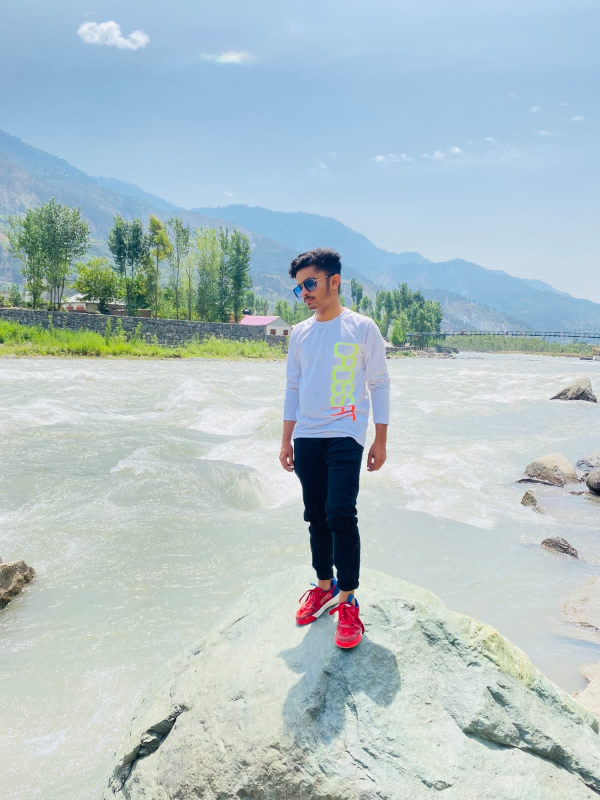
#> input picture 3_OpenCV/Resources/img.jpg, 1200 x 1600 px, found by its file name (shown at 1/2 size)
$ python 21_Detect_Specific_color.py
#> lines starting #> are read from the running program, lines starting #| are printed output that depends on the picture; after the words box and inside, x2 and y2 are one past the last pixel; in counts of white or black regions, pixels touching at a corner belong together

import cv2 as cv
from cv2 import cvtColor
import numpy as np

img= cv.imread("Resources\img.jpg")
#> img is the input picture: shape (1600, 1200, 3); mean B, G, R 198.4, 193.7, 176.2
img= cv.resize(img, (600,600))
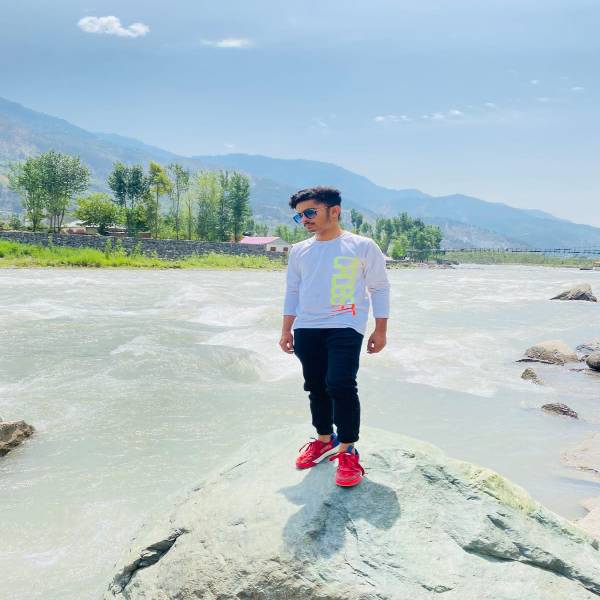
#> img: shape (600, 600, 3); mean B, G, R 198.4, 193.7, 176.2

# Convert into hsv (hue, saturation, value)
# hsv_img= cv.cvtColor (img, cv.COLOR_BGR2HSV)

# Slider
def slider():
    pass
path= "Resources\img.jpg"
cv.namedWindow("Bars")         # Open new window
cv.resizeWindow("Bars",700,300)

# Create Sliders
cv.createTrackbar("Min Hue","Bars",0,179, slider)               # The value of hue is 180
#> slider 'Min Hue' is set to 35
cv.createTrackbar("Max Hue","Bars",179,179, slider)
cv.createTrackbar("Min Saturation","Bars",0,255, slider)
#> slider 'Min Saturation' is set to 51
cv.createTrackbar("Max Saturation","Bars",255,255, slider)
cv.createTrackbar("Min Value","Bars",0,255, slider)
#> slider 'Min Value' is set to 51
cv.createTrackbar("Max Value","Bars",255,255, slider)

cv.imread(path)
hsv_img= cv.cvtColor (img, cv.COLOR_BGR2HSV)
#> hsv_img: shape (600, 600, 3); mean H, S, V 81.7, 44.4, 205.5

# hue_min= cv.getTrackbarPos("Min Hue","Bars")
# print(hue_min)

while (True):
    cv.imread(path)
    hsv_img= cv.cvtColor (img, cv.COLOR_BGR2HSV)

    Hue_min= cv.getTrackbarPos("Min Hue","Bars")
    Hue_max= cv.getTrackbarPos("Max Hue","Bars")
    Saturation_min= cv.getTrackbarPos("Min Saturation","Bars")
    Saturation_max= cv.getTrackbarPos("Max Saturation","Bars")
    Value_min= cv.getTrackbarPos("Min Value","Bars")
    Value_max= cv.getTrackbarPos("Max Value","Bars")

    print(Hue_min, Hue_max, Saturation_min, Saturation_max, Value_min, Value_max)

# See Changes inside an Image
    lower= np.array([Hue_min, Saturation_min, Value_min])
    upper= np.array([Hue_max, Saturation_max, Value_max])
    mask_img= cv.inRange(hsv_img, lower, upper)
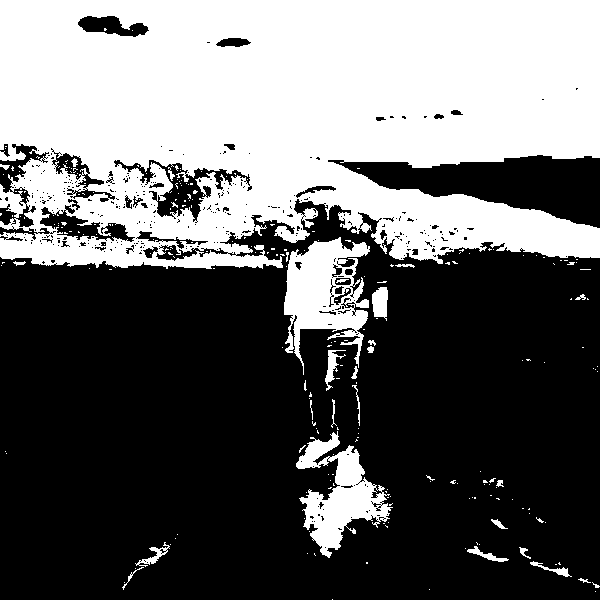
#> mask_img: shape (600, 600); 40.4% white; 245 white regions (218 under 20 px), largest, box (x1, y1, x2, y2) and area: (0, 0, 600, 269) 131434, (284, 237, 370, 375) 6071, (296, 431, 393, 558) 5043
    out_img= cv.bitwise_and(img, img, mask=mask_img)
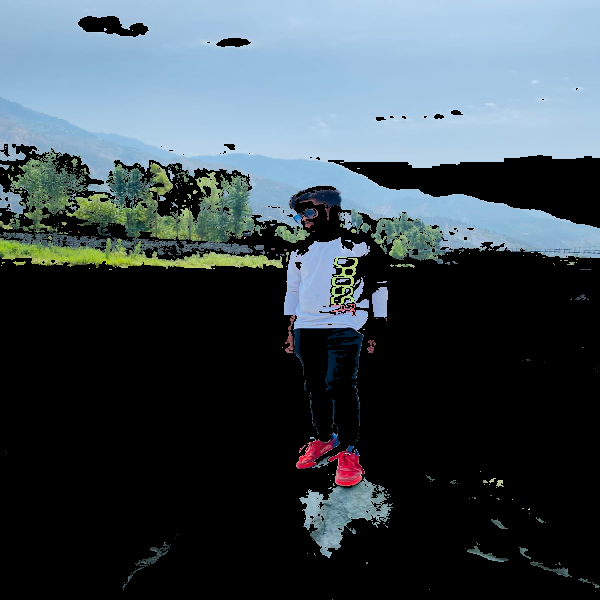
#> out_img: shape (600, 600, 3); mean B, G, R 80.8, 73.4, 60.9


    cv.imshow("Origional", img)
    cv.imshow("First image", hsv_img)
    cv.imshow("Mask Image", mask_img)
    cv.imshow("Final output", out_img)

    if cv.waitKey(1) & 0xFF == ord('q'):
#> (key q is pressed here)
        break
cv.destroyAllWindows()
